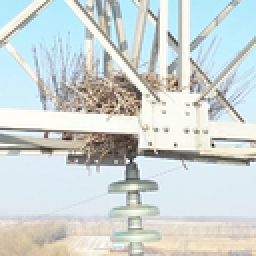
%> input picture pic/v1.png, 128 x 128 px, shrunk from 256 x 256 before the run (shown 2 times larger)
$ octave test_crop.m   (GNU Octave 9; MATLAB toolbox functions it lacks are replaced by stand-ins)
%> lines starting %> are read from the running program, lines starting %| are printed output that depends on the picture; in (x1, y1, x2, y2) boxes, pixels count from 0 and x2, y2 are one past the last pixel; in counts of white or black regions, pixels touching at a corner belong together; the program's own positions count from 1
### src/tpencrypt.m
function C = tpencrypt(P,K)
%TPENCRYPT 加密图像
%   K = [x0, y0, x1, y1]
% P为输入的明文图像，K为输入密钥，C为输出的密文图像

    [M, N] = size(P); P = double(P); n = 3 * M * N; s = zeros(1, n);
    h = 0.002; t = 1000;
    a1=0.9;b1=0.7;c1=0.6;  % 设置控制参数
    a2=1.2;b2=1.5;c2=0.8;
    x0 = K(1); y0 = K(2);
    for i = 1:n + t
        x1=mod(exp(a1)*y0+exp(b1)*(y0+c1)^2,1);
        y1=mod(exp(a2)*x0+exp(b2)*(x0+c2)^3,1);
        x0 = x1; y0 = y1;
        if i > t
            s(i - t) = x1;
            if mod((i - t), 3000) == 0
                x0 = x0 + h * sin(y0);
            end
        end
    end  % 生成混沌序列
    % 序列X
    X = mod(floor((s(1:M * N) + 100) * 10 ^ 10), M * N) + 1;
    % 序列XT
    XT = mod(floor((s(M * N + 1:2 * M * N) + 100) * 10 ^ 10), M * N) + 1;
    % 序列SBT
    SBT = mod(floor((s(2*M*N+1:3*M*N)+100)*10^10),256)+1;

    [~, idx] = unique(X); X1 = zeros(1, M * N);
    X1(1 : length(idx)) = X(sort(idx));
    X1(length(idx) + 1 : M * N) = setdiff(1:M * N, X1);
    X = X1;

    [~, idx] = unique(XT); XT1 = zeros(1, M * N);
    XT1(1:length(idx)) = XT(sort(idx));
    XT1(length(idx) + 1:M * N) = setdiff(1:M * N, XT1);
    XT = XT1;

    % S-Box构建
    keys = [K(3),K(4)];
    S = sboxgen(M,N,keys); % S-Box构建结果

    % 二维图像展开成一维向量后的无重复置乱
    A = P(:);
    for i = 1:floor(M * N / 2)
        t = A(X(i)); A(X(i)) = A(X(M * N - i + 1)); A(X(M * N - i + 1)) = t;
    end

    % 利用生成的S-Box进行扩散处理
    sx = S(:);
    B = zeros(M, N); C = zeros(M, N);
    B0=0;B(1)=bitxor(bitxor(B0,sx(1)),A(1));
    for i=2:M*N
        B(i) = bitxor(bitxor(B(i-1),sx(SBT(i))),A(i));
    end

    C0=0;C(M*N)=bitxor(bitxor(C0,sx(SBT(M*N))),B(M*N));
    for i=M*N-1:-1:1
        C(i) = bitxor(bitxor(C(i+1),sx(SBT(i))),B(i));
    end

    % 无重复置乱
    for i = 1:floor(M * N / 2)
        t = C(XT(i)); C(XT(i)) = C(XT(M * N - i + 1)); C(XT(M * N - i + 1)) = t;
    end

    C=reshape(C,M,N);C=uint8(C);

end

### src/sboxgen.m
function S = sboxgen(M,N,K)
% 基于混沌序列的S-box生成

    n = M * N; s = zeros(1, n); % 混沌序列生成
    h = 0.002; t = 3000;
    a1=0.9;b1=0.7;c1=0.6;
    a2=1.2;b2=1.5;c2=0.8;
    x0 = K(1); y0 = K(2);
    for i = 1:n + t
        x1=mod(exp(a1)*y0+exp(b1)*(y0+c1)^2,1);
        y1=mod(exp(a2)*x0+exp(b2)*(x0+c2)^3,1);
        x0 = x1; y0 = y1;
        if i > t
            s(i - t) = x1;
            if mod((i - t), 3000) == 0
                x0 = x0 + h * sin(y0);
            end
        end
    end

    % S-Box构建
    list(1:256) = s(1:256);list1(1:128) = s(257:257+127);
    list2(1:128) = s(257+127:257+127*2);
    [~,L]=sort(list);[~,L1]=sort(list1);[~,L2]=sort(list2);
    L = mod(L,256);L1 = mod(L1,128);L2 = mod(L2,128);
    L1 = L1 + 128;L2 = L2 + 128;
    S1 = reshape(L,16,16); a1 = S1';

    s1 = a1(:); % 进行置乱
    for i=1:128
        t = s1(i);s1(i) = s1(L1(i));s1(L1(i)) = t;
    end

    S2 = reshape(s1,16,16); a2 = S2';
    s2 = a2(:);
    for i=1:128
        t = s2(i);s2(i) = s2(L2(i));s2(L2(i)) = t;
    end

    S = reshape(s2,16,16); % S-Box构建结果
end

### src/crop.m
function centeredattack_img=crop(img,percentage)
    % 裁剪攻击

        img_cc=img;
        percentage = 0.01 * percentage;
        [row,col]=size(img_cc);% row为图像的长,col为图像的宽
        row_begin=1;
        row_end=round(row*sqrt(percentage));
        col_begin = 1;
        col_end = round(col*sqrt(percentage));
        img_cc(row_begin:row_end,col_begin:col_end,:) = 0;% 将选中的区域的值置为0,即显示为黑色
        centeredattack_img=img_cc;
    end

### src/tpdecrypt.m
function P = tpdecrypt(C,K)
%TPDECRYPT 解密图像
%   K = [x0, y0, x1, y1]
% C为输入的密文图像，K为输入密钥，P为输出的明文图像

    [M, N] = size(C); C = double(C); n = 3 * M * N; s = zeros(1, n);
    h = 0.002; t = 1000;
    a1=0.9;b1=0.7;c1=0.6;
    a2=1.2;b2=1.5;c2=0.8;
    x0 = K(1); y0 = K(2);
    for i = 1:n + t
        x1=mod(exp(a1)*y0+exp(b1)*(y0+c1)^2,1);
        y1=mod(exp(a2)*x0+exp(b2)*(x0+c2)^3,1);
        x0 = x1; y0 = y1;
        if i > t
            s(i - t) = x1;
            if mod((i - t), 3000) == 0
                x0 = x0 + h * sin(y0);
            end
        end
    end
    X = mod(floor((s(1:M * N) + 100) * 10^10), M * N) + 1;
    XT = mod(floor((s(M * N + 1:2 * M * N) + 100) * 10 ^ 10), M * N) + 1;
    SBT = mod(floor((s(2*M*N+1:3*M*N)+100)*10^10),256)+1;

    [~, idx] = unique(X); X1 = zeros(1, M * N);
    X1(1:length(idx)) = X(sort(idx));
    X1(length(idx) + 1:M * N) = setdiff(1:M * N, X1);
    X = X1;

    [~, idx] = unique(XT); XT1 = zeros(1, M * N);
    XT1(1:length(idx)) = XT(sort(idx));
    XT1(length(idx) + 1:M * N) = setdiff(1:M * N, XT1);
    XT = XT1;

    % S-Box构建
    keys = [K(3),K(4)];
    S = sboxgen(M,N,keys); % S-Box构建结果

    C = C(:);  % 置乱的逆
    for i = 1:floor(M * N / 2)
        t = C(XT(i)); C(XT(i)) = C(XT(M * N - i + 1)); C(XT(M * N - i + 1)) = t;
    end

    sx = S(:);  % 扩散的逆
    A = C;
    D = zeros(M, N); E = zeros(M, N);
    DO = 0;
    D(M*N) = bitxor(bitxor(DO, sx(SBT(M*N))), A(M*N));
    for i = M*N-1:-1:1
        D(i) = bitxor(bitxor(C(i+1), sx(SBT(i))), A(i));
    end
    E0 = 0;
    E(1) = bitxor(bitxor(E0, sx(1)), D(1));
    for i = 2:M*N
        E(i) = bitxor(bitxor(D(i-1), sx(SBT(i))), D(i));
    end

    % 置乱的逆
    for i = 1:floor(M * N / 2)
        t = E(X(i)); E(X(i)) = E(X(M * N - i + 1)); E(X(M * N - i + 1)) = t;
    end
    P = reshape(E, M, N); P = uint8(P);

end

### src/test_crop.m
% 裁剪攻击
clc;clear;close all;
P = imread('../pic/v1.png'); % 以v1图像为例
%> P is the input picture: size 128x128x3 uint8; mean R, G, B 204.8, 213.3, 211.5
P = rgb2gray(P);
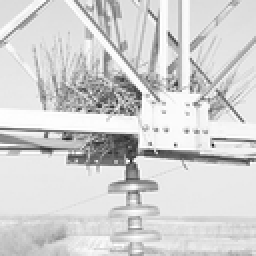
%> P: size 128x128 uint8 (shown 2 times larger); min 28, max 255, mean 210.5
figure(1);imshow(P);
K=[0.1,0.2,0.3,0.4]; % 密钥

C=tpencrypt(P,K);
%> the loop in tpencrypt, `for i = 1:floor(M * N / 2)` made 8192 passes
%> t on passes 1 to 3: 233, 233, 235
%> in tpencrypt, `B(1)=bitxor(bitxor(B0,sx(1)),A(1))`:
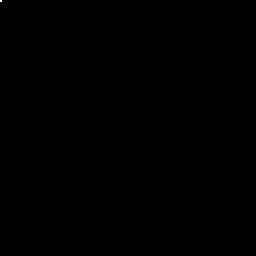
%> B: size 128x128 double (shown 2 times larger); values 0 (black) and 66 (white), 0.01% white in thin lines or dots, all inside (x1, y1, x2, y2) = (0, 0, 1, 1)
%> in tpencrypt, `C(M*N)=bitxor(bitxor(C0,sx(SBT(M*N))),B(M*N))`: C: size 128x128 double; values 0 (black) and 118 (white), 0.01% white in thin lines or dots, all inside (x1, y1, x2, y2) = (127, 127, 128, 128)
%> after the loop in tpencrypt, `for i=M*N-1:-1:1`:
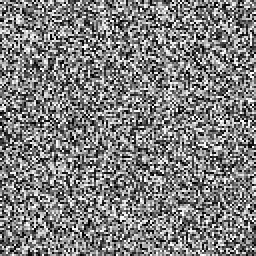
%> C: size 128x128 double (shown 2 times larger); min 0, max 255, mean 126.8
%> the loop in tpencrypt, `for i = 1:floor(M * N / 2)` made 8192 passes
%> t on passes 1 to 3: 52, 172, 38
figure(2);imshow(C);

C1=crop(C,5); % 裁剪比例
%> in crop, `img_cc(row_begin:row_end,col_begin:col_end,:) = 0;`:
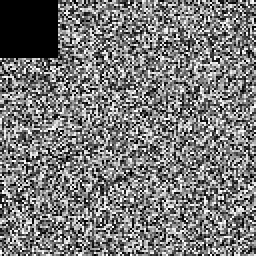
%> img_cc: size 128x128 uint8 (shown 2 times larger); min 0, max 255, mean 120.4
figure(3);imshow(C1);

P1=tpdecrypt(C1,K);
%> after the loop in tpdecrypt, `for i = M*N-1:-1:1`:
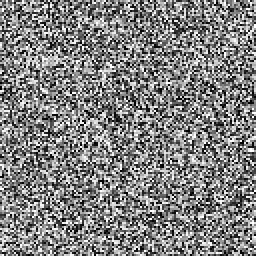
%> D: size 128x128 double (shown 2 times larger); min 0, max 255, mean 129.2
%> after the loop in tpdecrypt, `for i = 2:M*N`:
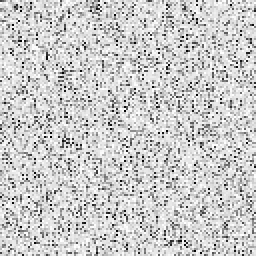
%> E: size 128x128 double (shown 2 times larger); min 0, max 255, mean 202.5
%> after the loop in tpdecrypt, `for i = 1:floor(M * N / 2)`:
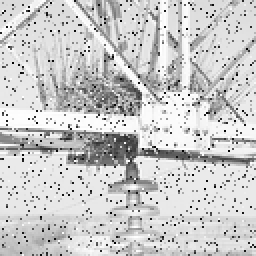
%> E: size 128x128 double (shown 2 times larger); min 0, max 255, mean 202.5; mean of the top-left, top-right, bottom-left and bottom-right quarters 202.2, 205.9, 196.8, 205.3
figure(4);imshow(P1);

$ run again, with pic/v2.png copied over pic/v1.png
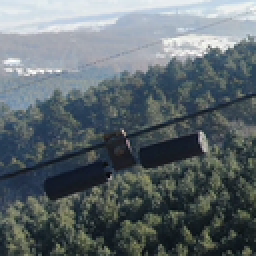
%> input picture pic/v2.png, 128 x 128 px, shrunk from 256 x 256 before the run (shown 2 times larger)
%> P is the input picture: size 128x128x3 uint8; mean R, G, B 95.5, 105.3, 109.9
%> the loop in tpencrypt, `for i = 1:floor(M * N / 2)` made 8192 passes
%> t on passes 1 to 3: 37, 52, 101
%> after the loop in tpencrypt, `for i=M*N-1:-1:1`:
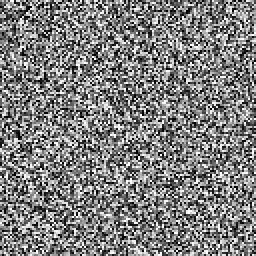
%> C: size 128x128 double (shown 2 times larger); min 0, max 255, mean 126.9
%> the loop in tpencrypt, `for i = 1:floor(M * N / 2)` made 8192 passes
%> t on passes 1 to 3: 11, 45, 196
%> img_cc: size 128x128 uint8; min 0, max 255, mean 120.4
%> after the loop in tpdecrypt, `for i = 1:floor(M * N / 2)`:
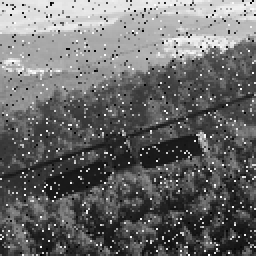
%> E: size 128x128 double (shown 2 times larger); min 0, max 255, mean 105.5; mean of the top-left, top-right, bottom-left and bottom-right quarters 154.3, 131.5, 69.1, 67.1
